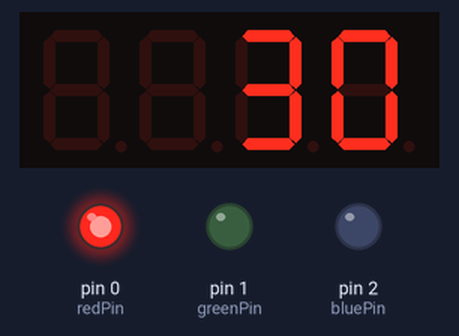
This sketch was run on a simulated Arduino Uno, built with avr-gcc and run on an emulated ATmega328P. Parts: 4-digit seven-segment display, output pins drawn as LEDs (lit = HIGH).

Above: at 0.1 s.
At 15.1 s:
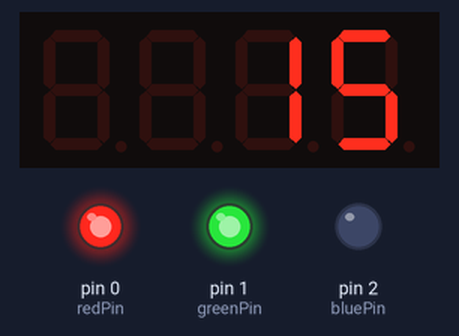
At 20.1 s:
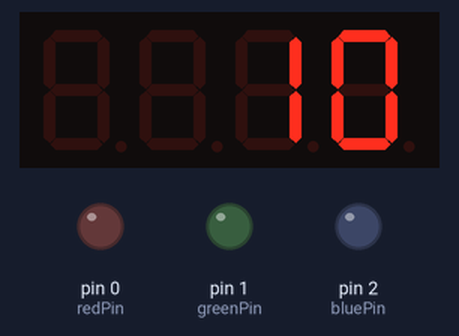
At 30.1 s:
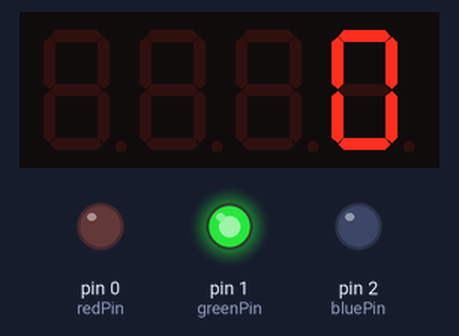
Timing chart, 0 to 32.5 s (numbered marks = the images above):
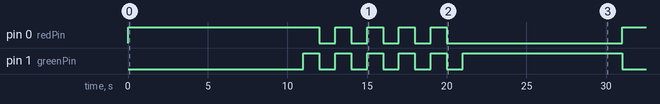

Measured:
- by itself, pin 0 (redPin): goes HIGH 12.0 s, 4 × (LOW 1.0 s, HIGH 1.0 s), LOW 11.0 s, then HIGH
- by itself, pin 1 (greenPin): goes 5 × (HIGH 1.0 s, LOW 1.0 s), HIGH 10.0 s, then LOW
- what the display in image 0 shows lasts 1.0 s, from 0.0 s to 1.0 s

The sketch:

TrafficLightsTimer.ino
```cpp
#include "SevSeg.h"
SevSeg sevseg; //Instantiate a seven segment object

int redPin = 0;
int greenPin = 1;
int bluePin = 2;

int long mili = 1000;
int unsigned long zmili = 0;
int number = 30;

void setup() {
  pinMode(redPin, OUTPUT);
  pinMode(greenPin, OUTPUT);
  pinMode(bluePin, OUTPUT);

  byte numDigits = 4;
  byte digitPins[] = {10, 13, 12, 11};
  byte segmentPins[] = {3, 4, 5, 6, 7, 8, 9};
  bool resistorsOnSegments = false; // 'false' means resistors are on digit pins
  byte hardwareConfig = COMMON_CATHODE; // See README.md for options
  bool updateWithDelays = false; // Default 'false' is Recommended
  bool leadingZeros = false; // Use 'true' if you'd like to keep the leading zeros
  bool disableDecPoint = true; // Use 'true' if your decimal point doesn't exist or isn't connected. Then, you only need to specify 7 segmentPins[]

  sevseg.begin(hardwareConfig, numDigits, digitPins, segmentPins, resistorsOnSegments,
  updateWithDelays, leadingZeros, disableDecPoint);
}

void loop() {
  unsigned long curmili = millis();
  if (curmili - zmili >= mili) {
    zmili = curmili;
    if (number >= 1) {
      number--;
    } else {number = 30;}
}
  if (number >= 20) {
    setColor(255,0,0);
  }

  else if (number >= 10) {if ((number % 2) == 0) {setColor(0,0,0);}
  else {setColor(255,255,0);}}

  else if (number >= 0) {setColor(0,255,0);}

  sevseg.refreshDisplay();
  sevseg.setNumber(number);
}


void setColor(int red, int green, int blue) {
  analogWrite(redPin, red);
  analogWrite(greenPin, green);
  analogWrite(bluePin, blue);
}
```
